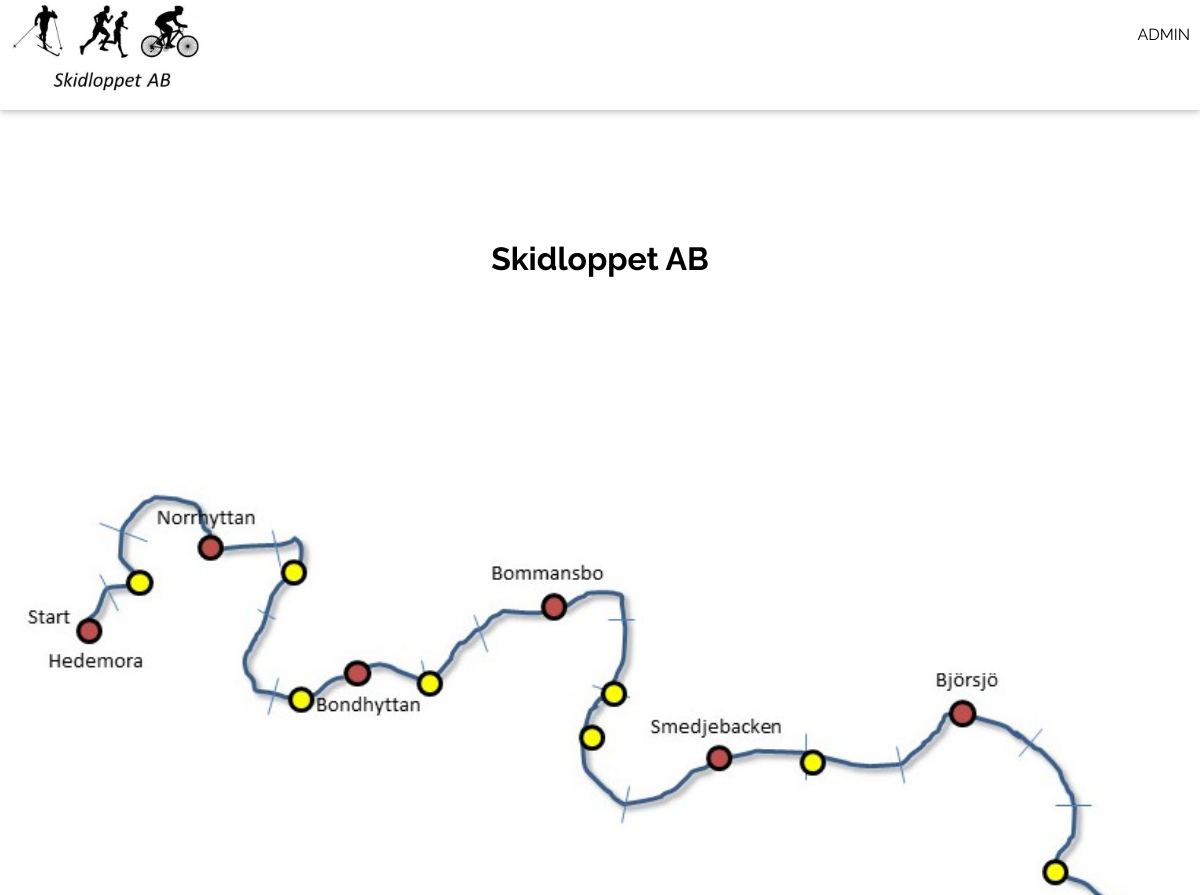
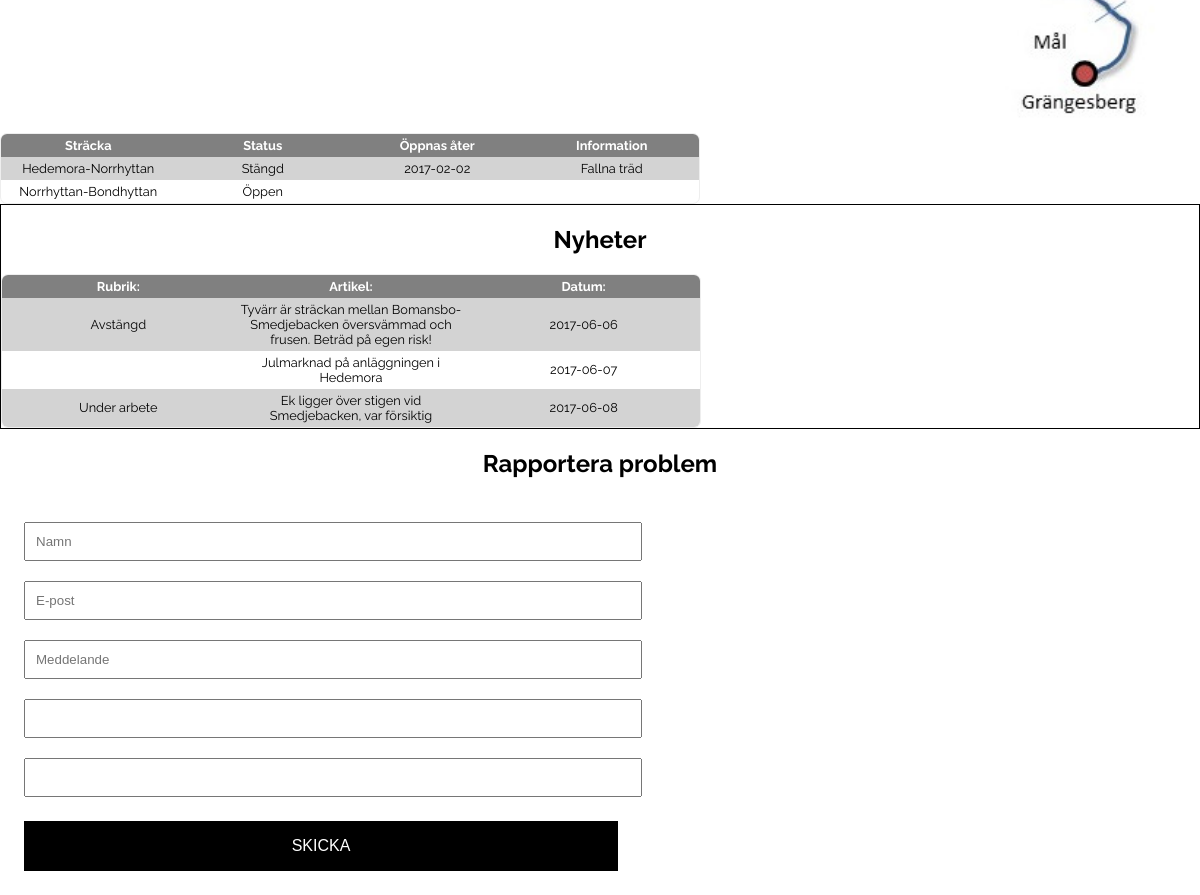
The page / on the database its author committed (2 pictures, top to bottom).
### tables this page shows
CREATE TABLE news(
	
    nID INT auto_increment,
    nDate date, 
    article TINYTEXT,
    nHeader VARCHAR(20),
    nOrt VARCHAR(30),  
    
    PRIMARY KEY (nID)
    
);

### functions.php (the view, shortened to what this page needs)
<?php
$servername = "wwwlab.iit.his.se";
$username = "sqllab";
$password = "Tomten2009";
try {
    $conn = new PDO("mysql:host=$servername;dbname=KapishAB2;charset=utf8", $username, $password);
    $conn->setAttribute(PDO::ATTR_ERRMODE, PDO::ERRMODE_EXCEPTION);
	echo "Connected successfully<br>";
function AU_view_news(){
		global $conn;
		echo '<table class="tabellstracka">';
			echo "<tr>";
				echo "<th> Rubrik: </th>";
				echo "<th> Artikel: </th>";
				echo "<th> Datum: </th>";
			echo "</tr>";
		foreach($conn->query( 'SELECT * FROM news;' ) as $row){
			echo "<tr>";
			echo "<td>".$row['nHeader']."</td>";
			echo "<td>".$row['article']."</td>";
			echo "<td>".$row['nDate']."</td>";
			echo "</tr>";
		}
		echo "</table>";
}
}
catch(PDOException $e){
    echo "Connection failed: " . $e->getMessage();
}
?>

### header.php (shortened to what this page needs)
<!DOCTYPE html>
<html>
<head>
	<link rel="stylesheet" href="stil.css">
	<link rel="stylesheet" href="https://cdnjs.cloudflare.com/ajax/libs/font-awesome/4.7.0/css/font-awesome.min.css">
	<link href="lightbox2-master/src/css/lightbox.css" rel="stylesheet">
</head>
<?php include 'functions.php' ?>
<body>
	<header>
		<a href="index.php"><img src="images/Logotype.jpg" alt="logga" id="logga"></a>
		<nav id="headerright">
			<div class="meny"><a href="admin.php">ADMIN</a></div>
		</nav>
	</header>

### index.php (shortened to what this page needs)
<?php include 'header.php';?>
<main id="start">
    <h1>Skidloppet AB </h1>
	<div id="left">
		<img src="images/BilderKartor3.jpg" alt="Karta" id="kartaindex">
		<table class="tabellstracka">
			<tr>
				<th>Sträcka</th>
				<th>Status</th>
				<th>Öppnas åter</th>
				<th>Information</th>
			</tr>
			<tr>
				<td>Hedemora-Norrhyttan</td>
				<td>Stängd</td>
				<td>2017-02-02</td>
				<td>Fallna träd</td>
			</tr>
			<tr>
				<td>Norrhyttan-Bondhyttan</td>
				<td>Öppen</td>
				<td></td>
				<td></td>
			</tr>
		</table>
	</div>
	<div id="nyheter">
		<h2>Nyheter</h2>
		<?php AU_view_news(); ?>
	</div>
    <div id="rapporteraproblem">
		<h2>Rapportera problem</h2>
			<form action="index.php" method="post">
				<input type="text" name="rName" placeholder="Namn">
				<input type="email" name="rMail" placeholder="E-post">
				<input type="text" name="rDescr" placeholder="Meddelande">
				<div id="stracka">
					<input list="rOrt" name="rOrt">
				</div>
				<div id="problem">
					<input list="probChoice" name="probChoice">
				</div>
				<br>
				<button class="knapp" type="submit">SKICKA</button>
			</form>
		</div>
</main>

### stil.css (style rules this page uses)
header { position:fixed; top: 0px; background-color:white; width:100%; height:110px; box-shadow:0px 2px 5px 0 rgba(0,0,0,0.16),0 2px 10px 0 rgba(0,0,0,0.12); z-index: 1; }
#headerright a { color:black; padding:10px; }
#headerright { position:fixed; right:0px; top:0px; }
h1, h2, h3 { text-align:center; }
header img { padding-left:12px; }
.meny { float:left; height: 40px; padding-top:25px; }
a { text-decoration:none; color:black; }
#logga { height: 100px; position:relative; top: 5px; }
main { width: 100%; margin-top:200px; margin-bottom: 30px; min-height: 700px; position: absolute; }
#start { margin-top: 200px; }
body { margin:0; font-family:'Raleway', sans-serif; }
#kartaindex { width: 100%; }
form { width: 55%; margin: 2%; }
.tabellstracka td, .tabellstracka th { border: solid transparent; text-align: center; }
.tabellstracka tr:nth-child(even) { background-color: lightgrey; }
.tabellstracka { border-collapse: seperate; border-spacing: 0; border: 1px groove; border-radius: 7px; word-wrap: break-word; width: 700px; table-layout: fixed; font-size: 80%; overflow: hidden; }
.tabellstracka th { background: gray; color: white; }
td { text-overflow: ellipsis; word-wrap: break-word; }
#nyheter { border: 1px solid; text-align: center; }
input, textarea { width: 90%; padding: 10px; margin-top: 20px; }
button { width: 90%; height: 50px; font-size: 16px; background-color: black; color: white; border: 0; margin-top: 5px; }

### rows shown on the page
news: nHeader "Avstängd", article "Tyvärr är sträckan mellan Bomansbo-Smedjebacken översvämmad och frusen. Beträd på egen risk!", nDate "2017-06-06"
news: article "Julmarknad på anläggningen i Hedemora", nDate "2017-06-07"
news: nHeader "Under arbete", article "Ek ligger över stigen vid Smedjebacken, var försiktig", nDate "2017-06-08"
